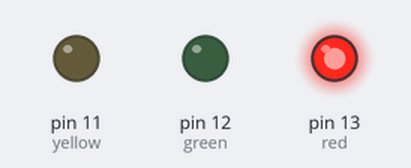
Bench run of a sketch on a simulated Arduino Uno, built with avr-gcc and run on an emulated ATmega328P. On the bench: output pins drawn as LEDs (lit = HIGH).

Above: at 1.0 s.
At 9.8 s:
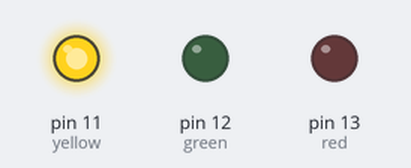
At 15.3 s:
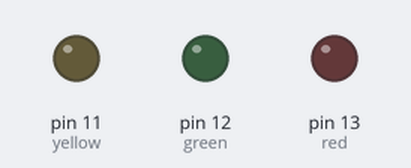
At 20.8 s:
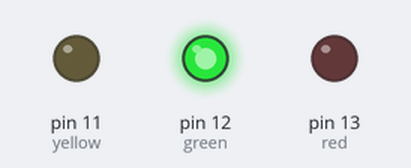
Timing chart, 0 to 22.9 s (numbered marks = the images above):
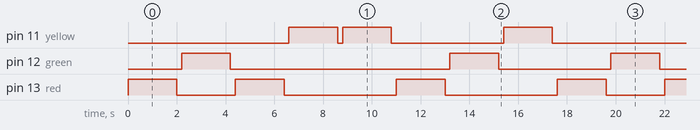

Measured:
- by itself, pin 11 (yellow): repeats every 17.6 s: LOW 0.20 s, HIGH 2.0 s, LOW 4.6 s, HIGH 2.0 s, LOW 6.8 s, HIGH 2.0 s
- by itself, pin 12 (green): repeats every 17.6 s: LOW 9.0 s, HIGH 2.0 s, LOW 4.6 s, HIGH 2.0 s
- by itself, pin 13 (red): repeats every 17.6 s: LOW 2.4 s, 2 × (HIGH 2.0 s, LOW 4.6 s), HIGH 2.0 s

The sketch:

Ej2-Leds_aleatorio.ino
```cpp
#define red 13
#define green 12
#define yellow 11
#define tiempoPrendido 2000 //2 segundos
#define tiempoApagado 200
int i;

void setup()
{
  pinMode(red, OUTPUT);
  pinMode(green, OUTPUT);
  pinMode(yellow, OUTPUT);
}

void loop()
{
  for (i=1; i<10; i++)
  {
    if (i == 1 or i == 3 or i == 7)
    {
      digitalWrite(red, HIGH);
  	  delay(tiempoPrendido);
  	  digitalWrite(red, LOW);
  	  delay(tiempoApagado);
    }
    else if (i == 0 or i == 2 or i == 8)
    {
      digitalWrite(green, HIGH);
	  delay(tiempoPrendido);
	  digitalWrite(green, LOW);
	  delay(tiempoApagado);
    }
    else if (i == 4 or i == 5 or i == 9)
    {
      digitalWrite(yellow, HIGH);
	  delay(tiempoPrendido);
	  digitalWrite(yellow, LOW);
	  delay(tiempoApagado);
    }
  }
}
```
